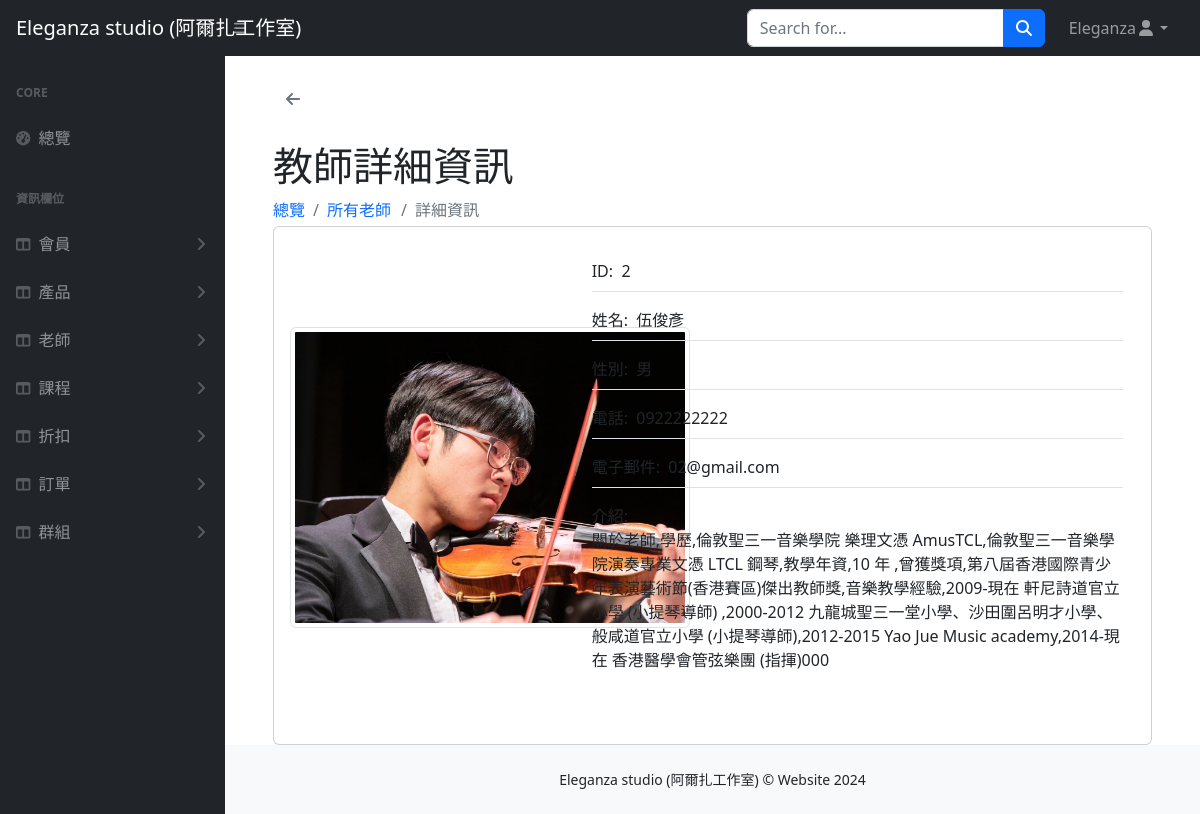
The app's page /teachers/view_teacher2.php?id=2 (signed in) with its own data.
### tables this page shows
CREATE TABLE `teacher` (
  `teacher_id` int(2) NOT NULL,
  `name` varchar(10) NOT NULL,
  `gender` varchar(1) NOT NULL,
  `phone` varchar(10) DEFAULT NULL,
  `email` varchar(30) DEFAULT NULL,
  `img` varchar(50) DEFAULT NULL,
  `introduction` varchar(500) DEFAULT NULL,
  `valid` int(1) NOT NULL
);

### teachers/view_teacher2.php (the view, shortened to what this page needs)
<?php
require_once("../db_connect.php");
$id = $_GET["id"];
$sql = "SELECT * FROM teacher WHERE teacher_id=$id";
$result = $conn->query($sql);
$row = $result->fetch_assoc();
?>
<!DOCTYPE html>
<html lang="en">
<head>
    <link href="../css/styles.css" rel="stylesheet" />
    <link rel="stylesheet" href="https://cdnjs.cloudflare.com/ajax/libs/font-awesome/6.5.1/css/all.min.css">
</head>
<body>
    <nav class="sb-topnav navbar navbar-expand navbar-dark bg-dark">
        <a class="navbar-brand ps-3" href="../index.php">Eleganza studio (阿爾扎工作室)</a>
        <button class="hidden btn btn-link btn-sm order-1 order-lg-0 me-4 me-lg-0" id="sidebarToggle" href="#!"><i class="fas fa-bars"></i></button>
        <form class="d-none d-md-inline-block form-inline ms-auto me-0 me-md-3 my-2 my-md-0">
            <div class="input-group">
                <input class="form-control" type="text" placeholder="Search for..." aria-label="Search for..." aria-describedby="btnNavbarSearch" />
                <button class="btn btn-primary" id="btnNavbarSearch" type="button"><i class="fas fa-search"></i></button>
            </div>
        </form>
        <ul class="navbar-nav ms-auto ms-md-0 me-3 me-lg-4">
            <li class="nav-item dropdown">
                <a class="nav-link dropdown-toggle" id="navbarDropdown" href="#" role="button" data-bs-toggle="dropdown" aria-expanded="false"><?= $_SESSION["user"]["name"] ?><i class="fas fa-user fa-fw"></i></a>
            </li>
        </ul>
    </nav>
    <div id="layoutSidenav">
        <div id="layoutSidenav_nav">
            <nav class="sb-sidenav accordion sb-sidenav-dark" id="sidenavAccordion">
                <div class="sb-sidenav-menu">
                    <div class="nav">
                        <div class="sb-sidenav-menu-heading">Core</div>
                        <a class="nav-link" href="../index.php">
                            <div class="sb-nav-link-icon"><i class="fas fa-tachometer-alt"></i></div>
                            總覽
                        </a>
                        <div class="sb-sidenav-menu-heading">資訊欄位</div>
                        <a class="nav-link collapsed" href="#" data-bs-toggle="collapse" data-bs-target="#users" aria-expanded="false" aria-controls="collapseLayouts">
                            <div class="sb-nav-link-icon"><i class="fas fa-columns"></i></div>
                            會員
                            <div class="sb-sidenav-collapse-arrow"><i class="fas fa-angle-down"></i></div>
                        </a>
                        <a class="nav-link collapsed" href="#" data-bs-toggle="collapse" data-bs-target="#products" aria-expanded="false" aria-controls="collapseLayouts">
                            <div class="sb-nav-link-icon"><i class="fas fa-columns"></i></div>
                            產品
                            <div class="sb-sidenav-collapse-arrow"><i class="fas fa-angle-down"></i></div>
                        </a>
                        <a class="nav-link collapsed" href="#" data-bs-toggle="collapse" data-bs-target="#teacher" aria-expanded="false" aria-controls="courses">
                            <div class="sb-nav-link-icon"><i class="fas fa-columns"></i></div>
                            老師
                            <div class="sb-sidenav-collapse-arrow"><i class="fas fa-angle-down"></i></div>
                        </a>
                        <a class="nav-link collapsed" href="#" data-bs-toggle="collapse" data-bs-target="#courses" aria-expanded="false" aria-controls="courses">
                            <div class="sb-nav-link-icon"><i class="fas fa-columns"></i></div>
                            課程
                            <div class="sb-sidenav-collapse-arrow"><i class="fas fa-angle-down"></i></div>
                        </a>
                        <a class="nav-link collapsed" href="#" data-bs-toggle="collapse" data-bs-target="#discounts" aria-expanded="false" aria-controls="collapseLayouts">
                            <div class="sb-nav-link-icon"><i class="fas fa-columns"></i></div>
                            折扣
                            <div class="sb-sidenav-collapse-arrow"><i class="fas fa-angle-down"></i></div>
                        </a>
                        <a class="nav-link collapsed" href="#" data-bs-toggle="collapse" data-bs-target="#orders" aria-expanded="false" aria-controls="collapseLayouts">
                            <div class="sb-nav-link-icon"><i class="fas fa-columns"></i></div>
                            訂單
                            <div class="sb-sidenav-collapse-arrow"><i class="fas fa-angle-down"></i></div>
                        </a>
                        <a class="nav-link collapsed" href="#" data-bs-toggle="collapse" data-bs-target="#groups" aria-expanded="false" aria-controls="groups">
                            <div class="sb-nav-link-icon"><i class="fas fa-columns"></i></div>
                            群組
                            <div class="sb-sidenav-collapse-arrow"><i class="fas fa-angle-down"></i></div>
                        </a>
                    </div>
                </div>
            </nav>
        </div>
        <div id="layoutSidenav_content">
            <main>
                <div class="container px-5">
                    <p class="mt-4"><a class="btn" href="layout-static.php"><i class="text-secondary fa-solid fa-arrow-left"></i></a></p>
                    <h1 class="mt-4">教師詳細資訊</h1>
                    <ol class="breadcrumb mb-1">
                        <li class="breadcrumb-item"><a class="nav-link link-primary" href="../index.php">總覽</a></li>
                        <li class="breadcrumb-item"><a class="nav-link link-primary" href="layout-static.php">所有老師</a></li>
                        <li class="mx-3 breadcrumb-item active">詳細資訊</li>
                    </ol>
                    <div class="card">
                        <div class="card-body">
                            <div class="row">
                                <div class="col-md-4 d-flex align-items-center">
                                    <div class="mb-3 text-center">
                                        <img src="../images/teacher_images/<?= $row["img"] ?>" class="img-fluid img-thumbnail" id="teacher_img" name="teacher_img" alt="圖片" style="max-width:400px; max-height:400px;">
                                    </div>
                                </div>
                                <div class="col-md-8 px-4">
                                    <form action="" method="post" class="d-flex flex-column">
                                        <div class="mt-3 mb-3 border-bottom">
                                            <label for="teacher_id" class="form-label">ID:&nbsp;&nbsp;<?= $row["teacher_id"] ?></label>
                                        </div>
                                        <div class="mb-3 border-bottom">
                                            <label for="teacher_name" class="form-label">姓名:&nbsp;&nbsp;<?= $row["name"] ?></label>
                                        </div>
                                        <div class="mb-3 border-bottom">
                                            <label for="teacher_gender" class="form-label">性別:&nbsp;&nbsp;<?= $row["gender"] ?></label>
                                        </div>
                                        <div class="mb-3 border-bottom">
                                            <label for="teacher_name" class="form-label">電話:&nbsp;&nbsp;<?= $row["phone"] ?></label>
                                        </div>
                                        <div class="mb-3 border-bottom">
                                            <label for="teacher_name" class="form-label">電子郵件:&nbsp;&nbsp;<?= $row["email"] ?></label>
                                        </div>
                                        <div class="mb-5">
                                            <label for="teacher_introduction" class="form-label">介紹:<br><?= $row["introduction"] ?></label>
                                        </div>
                                    </form>
                                </div>
                            </div>
                        </div>
                    </div>
                </div>
            </main>
            <footer class="py-4 bg-light mt-auto">
                <div class="container-fluid px-4">
                    <div class="d-flex align-items-center justify-content-center small">
                        <div class="">Eleganza studio (阿爾扎工作室) &copy; Website 2024</div>
                    </div>
                </div>
            </footer>
        </div>
    </div>
</body>
</html>

### css/css.php (style rules this page uses)
a { text-wrap: nowrap; }

### records on screen
teacher: img (picture), teacher_id "2", name "伍俊彥", gender "男", phone "0922222222", email "02@gmail.com", introduction "關於老師,學歷,倫敦聖三一音樂學院 樂理文憑 AmusTCL,倫敦聖三一音樂學院演奏專業文憑 LTCL 鋼琴,教學年資,10 年 ,曾獲獎項,第八屆香港國際青少年表演藝術節(香港賽區)傑出教師獎,音樂教學經驗,2009-現在 軒尼詩道官立小學 (小提琴導師) ,2000-2012 九龍城聖三一堂小學、沙田圍呂明才小學、般咸道官立小學 (小提琴導師),2012-2015 Yao Jue Music academy,2014-現在 香港醫學會管弦樂團 (指揮)000"

### other values on screen
$_SESSION["user"]["name"] "Eleganza"
